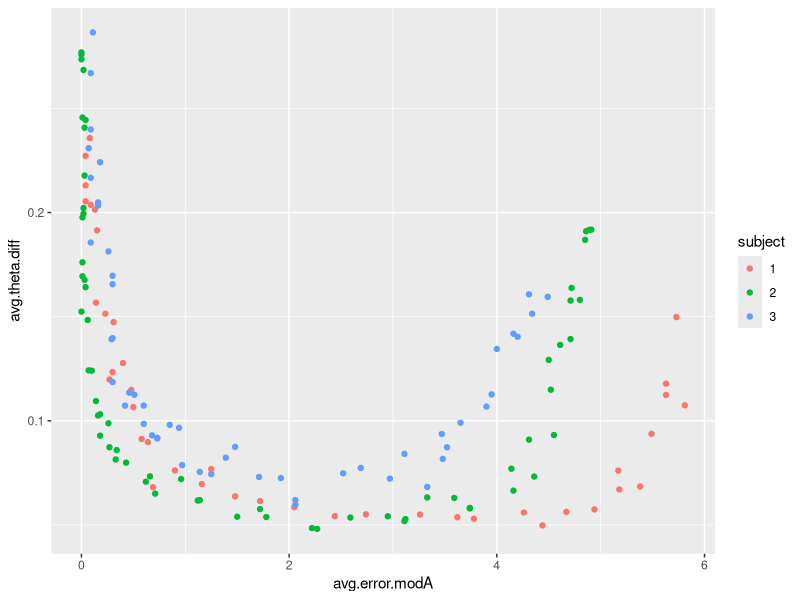
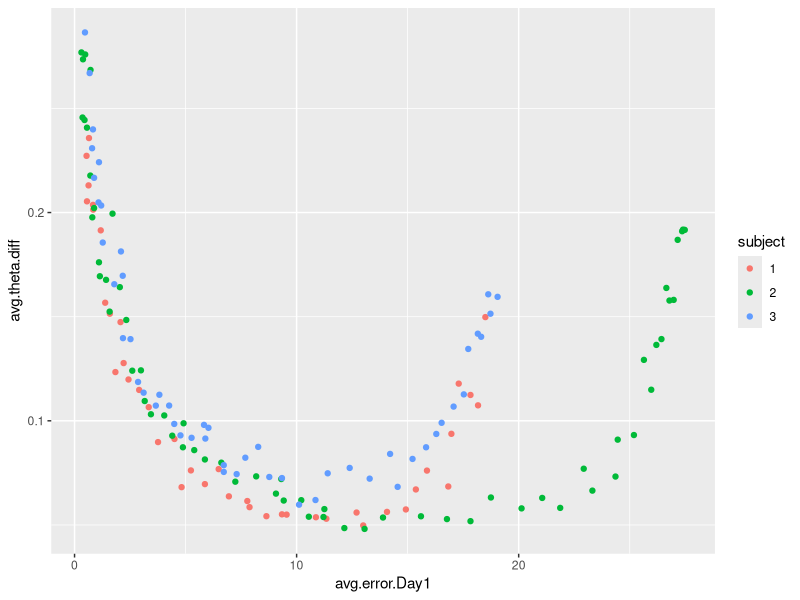
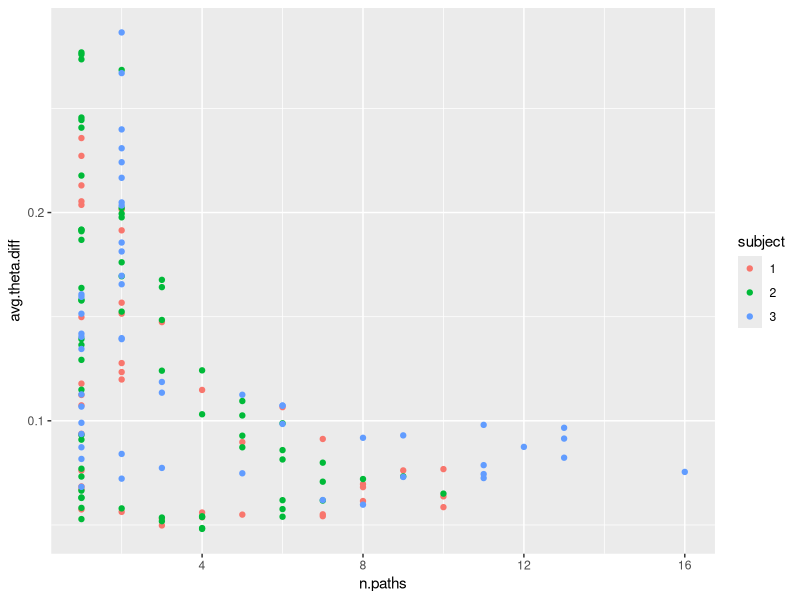
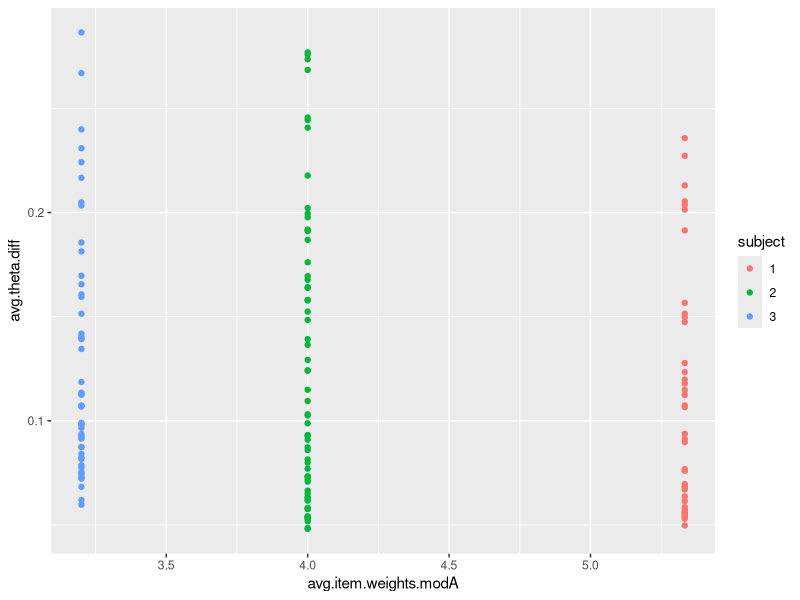
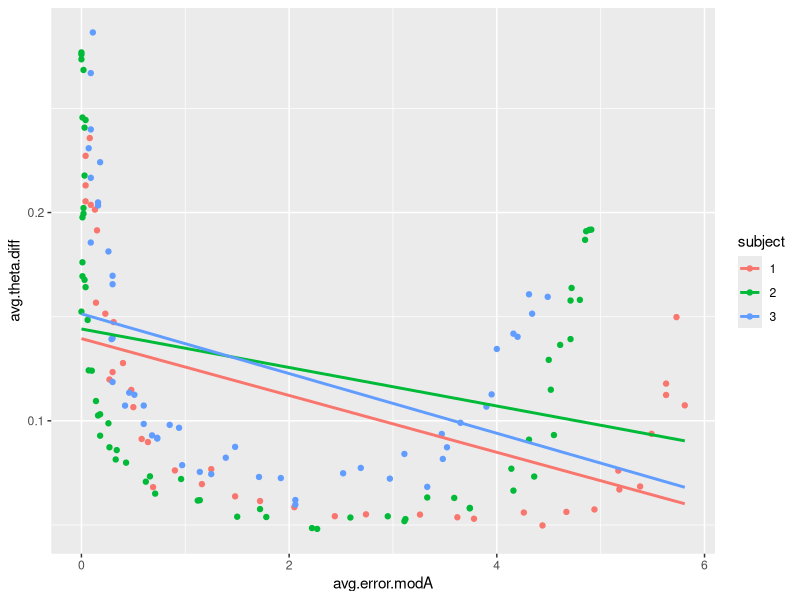
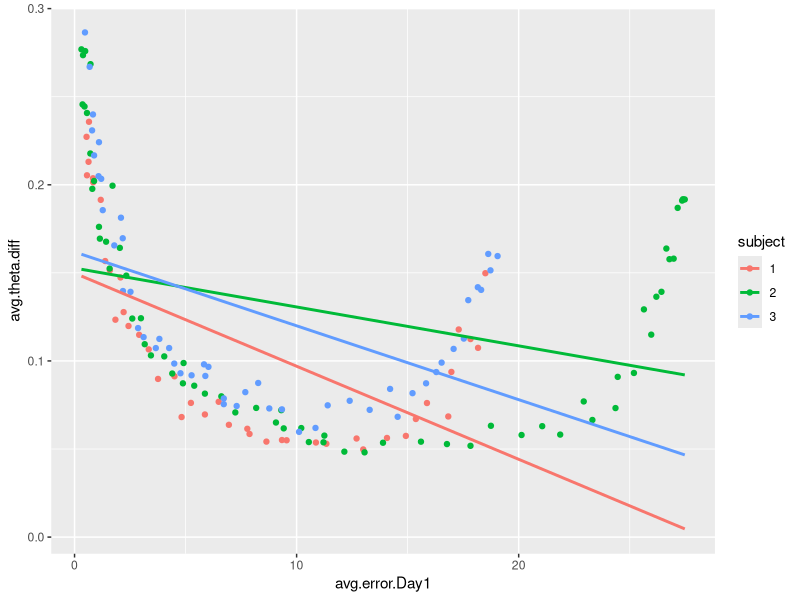
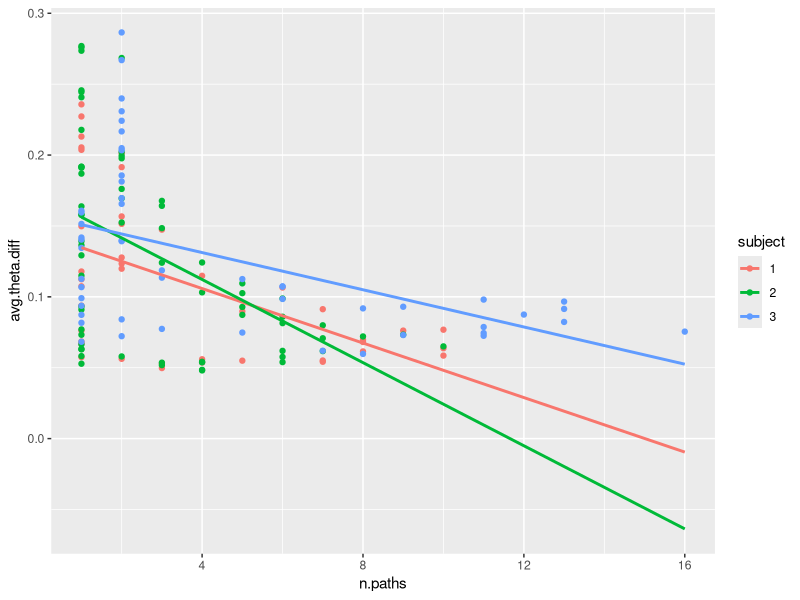
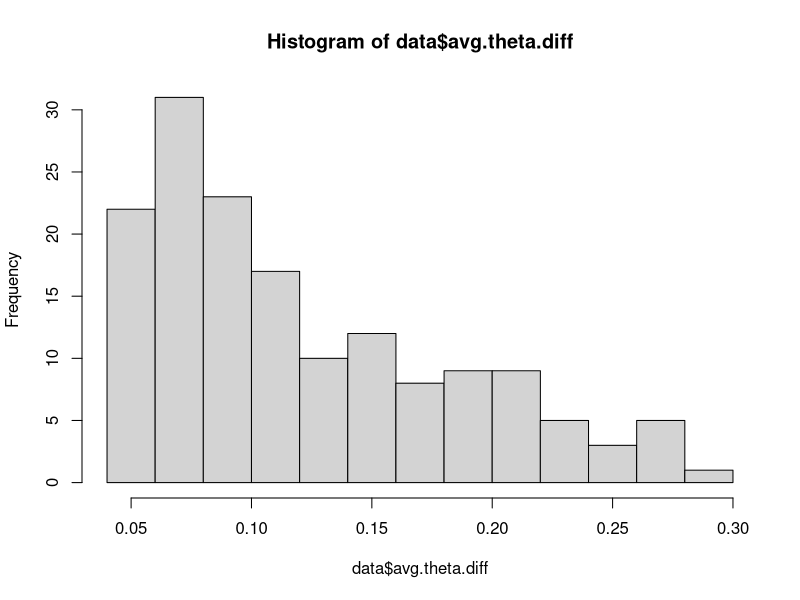

Write R code to recreate these figures, in order. (Note: this script raises an error after producing the figures.)
#+++++++++++++++++++++++++++++++++++++++++++++
###Analyses of the experiment data############
#++++++++++++++++++++++++++++++++++++++++++++
library(haven)
library(tidyverse)
library(broom)
library(emmeans)
library(rstatix)
data <- read_sav("experiment_data.sav")
data$subject <- as.factor(data$subject)
#First let's inspect some plots:
ggplot(data, aes(avg.error.modA, avg.theta.diff, colour=subject)) +
  geom_point()

ggplot(data, aes(avg.error.Day1, avg.theta.diff, colour=subject)) +
  geom_point()

ggplot(data, aes(n.paths, avg.theta.diff, colour=subject)) +
  geom_point()

ggplot(data, aes(avg.item.weights.modA, avg.theta.diff, colour=subject)) +
  geom_point()

#Let;s look at the means of the average theta difference for the three subjects

data %>%
  group_by(subject) %>%
  select(avg.theta.diff) %>%
  summarise_all(funs(mean))

# Lezen       0.109
# Rekenen     0.127
# Taal        0.127

#Lezen has a lower mean difference, compared to Rekenen and Taal who, surprisingly, have the same value.





#ANCOVA
#CAUTION: WE TAKE THE P-VALUES `WITH A GRAIN OF SALT` SINCE MANY OF THE ASSUMPTIONS ARE VIOLATED AND WE ARE NOT DEALING WITH A LINEAR RELATIONSHIP
#OTHER TECHNIQUES WILL BE CONSIDERED 

###Assumptions:

###1 Linearity between each covariate and the outcome variable at each level of the grouping variable
data$subject <- as.factor(data$subject)
# For average mistakes in module A
scatter <- ggplot(data, aes(avg.error.modA, avg.theta.diff, colour=subject))  
scatter + geom_point() + geom_smooth(method=lm, se=FALSE, fullrange=TRUE)

# For average mistakes in day 1
scatter <- ggplot(data, aes(avg.error.Day1, avg.theta.diff, colour=subject))  
scatter + geom_point() + geom_smooth(method=lm, se=FALSE, fullrange=TRUE)

# For number of paths
scatter <- ggplot(data, aes(n.paths, avg.theta.diff, colour=subject))  
scatter + geom_point() + geom_smooth(method=lm, se=FALSE, fullrange=TRUE)

#Even though there are violations, since the nature of the DV is such that we are interested in conventional linearity
# we will skip it


####2 Homogeneity of variance
library(car)
leveneTest(avg.theta.diff ~ subject, data)

#Levenes test is not significant (F(2, 152)=1,78, p>,05), 
#which means that the variance is equal across the groups, hence there is no violation of this assumption.

#### 3 Distribution of the DV

hist(data$avg.theta.diff)

##Perform the analysis:  *Note in the analyses below I might use the terms `covariate` and `predictor` interchangeably 

#### an anova only
anova <- aov(avg.theta.diff ~ subject, data = data)
summary(anova)

#              Df Sum Sq  Mean Sq F value Pr(>F)
#subject       2 0.0100 0.004999   1.307  0.274
#Residuals   152 0.5815 0.003826 
#summary(mod)
#No significant differences between the three subjects with respect to the average difference between true and re-restimated theta


####Add the other variables as covariates and incpect the TYPE III sum of squares results
#for more info see: https://towardsdatascience.com/anovas-three-types-of-estimating-sums-of-squares-don-t-make-the-wrong-choice-91107c77a27a
#Type III sum of squares does not assume equal sample sizes
# We look at the partial sum of squares, to see which covariate has a significant contribution 
ancova1 <- aov(avg.theta.diff ~ avg.error.modA + avg.error.Day1 + subject, data = data)
Anova(ancova1, type = "III")
#                  Sum Sq  Df  F value    Pr(>F)    
#  (Intercept)    0.44231   1 137.2974 < 2.2e-16 ***
#  avg.error.modA 0.00475   1   1.4759  0.226321    
#  avg.error.Day1 0.02222   1   6.8984  0.009523 ** 
#  subject        0.02378   2   3.6911  0.027238 *  
#  Residuals      0.48323 150                     

#We can see that after we control for the average number of mistakes in the first day, there appears to be
# a significant difference between the two groups (significant at the .05 level), the average number of mistakes in module A  doesn't seem to
#be a significant covariate (I even checked this when fitting a model only with that variable as a covariate
#and no differences between the two groups were observed).


#we will get rid of average number of errors in module A, and add the number of paths as a covariate:
ancova2 <- aov(avg.theta.diff ~ avg.error.Day1 + n.paths + subject, data = data)
Anova(ancova2, type = "III")

#                   Sum Sq  Df  F value    Pr(>F)    
#(Intercept)      0.77927   1 409.1711 < 2.2e-16 ***
#  avg.error.Day1 0.16366   1  85.9313 < 2.2e-16 ***
#  n.paths        0.20231   1 106.2246 < 2.2e-16 ***
#  subject        0.02482   2   6.5151  0.001935 ** 
#  Residuals      0.28568 150 

#After we control for both the average number of errors in day 1 AND in the number of paths we see that the difference
# between the three subjects for the average discrepancy between the two groups is more significant,  on the 0.01 level

#Lastly let's add the average item weights in Module A as a covariate
#We canot add this variable as a predictor since the model becomes singular!!!
data$avg.item.weights.modA <- as.factor(data$avg.item.weights.modA)
ancova3 <- aov(avg.theta.diff ~ avg.item.weights.modA + subject, data = data)
Anova(ancova3, type = "III")

#==========================================================
#So we will stick with the model ancova 2 and perform the post hoc using those covariates 

post_hoc <- emmeans_test(avg.theta.diff ~ subject, covariate = c(avg.error.Day1, n.paths),
                         p.adjust.method = "bonferroni", data = data) #using a bonfferoni correction
post_hoc

#term                           .y.            group1 group2    df statistic       p   p.adj p.adj.signif
#* <chr>                          <chr>          <chr>  <chr>  <dbl>     <dbl>   <dbl>   <dbl> <chr>       
#  1 avg.error.Day1*n.paths*subject avg.theta.diff 1      2        150    -3.00  0.00313 0.00939 **          
#  2 avg.error.Day1*n.paths*subject avg.theta.diff 1      3        150    -3.35  0.00103 0.00309 **          
#  3 avg.error.Day1*n.paths*subject avg.theta.diff 2      3        150    -0.475 0.635   1       ns

#There is a significant difference between Lezen and Rekenen and Lezen and Taal, when controlling for
#average errors onday 1 and the number of paths taken.

#We can roughly conclude that the average number of errors on Day 1 and the number of paths play a significant role
# for the theta discrepancy for Lezen. In other words, when we control for the average number of mistakes on day 1
#and the number of taken paths, we can see a significant difference in the average theta discrepancy between Lezen
#and and Rekenen and Taal (BUT NO DIFFERENCE between Rekenen and Taal).

#Lets check the same model with a regression

reg_mod <- lm(avg.theta.diff ~ avg.error.modA + n.paths + subject, data = data)
summary(reg_mod)
#Coefficients:
#  Estimate Std. Error t value Pr(>|t|)    
#(Intercept)     0.1836482  0.0090789  20.228  < 2e-16 ***
#  avg.error.Day1 -0.0042110  0.0004543  -9.270  < 2e-16 ***
#  n.paths        -0.0114413  0.0011101 -10.307  < 2e-16 ***
#  subject2        0.0268332  0.0089349   3.003  0.00313 ** 
#  subject3        0.0308615  0.0092173   3.348  0.00103 ** 

#Same conclusions 

#Let's check the residuals
plot(reg_mod)
#There are violations.

# We can also consider adding a quadratic relationship for the variables that indicate the number of errors (for Mod.A and day 1)
ancova2 <- aov(avg.theta.diff ~ avg.error.Day1^2 + n.paths + subject, data = data)
Anova(ancova2, type = "III")

#It doesn't change much

#We will exclude the average number of errors in module A, since when we add that the sig. difference
#between Lezen and Rekenen seems to diminish, and also, avg.error.Day1 sizes to be a significant predictor,
#(even though we ask for the Type III SS's). This might be due to the fact that the, in a way.
#the variable `avg.error.modA` is contained within the variable `avg.error.Day1`

#End of analyses#
